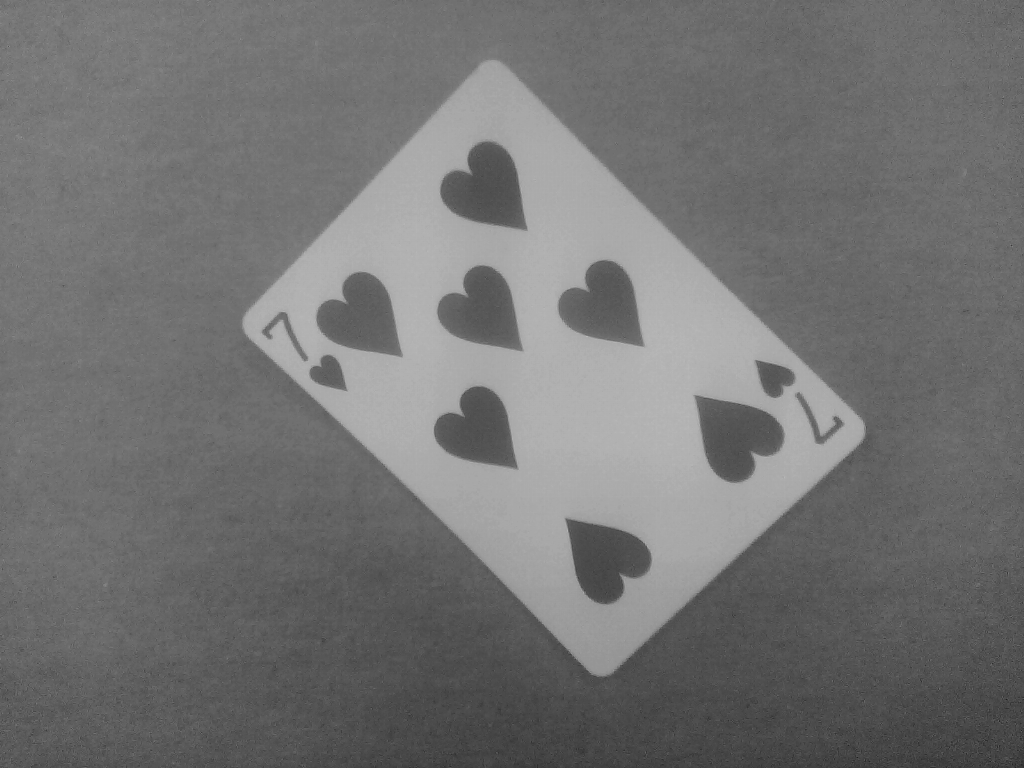
%> input picture 01. HW1/Testimage5.tif, 1024 x 768 px
$ octave Project1.m   (GNU Octave 9; MATLAB toolbox functions it lacks are replaced by stand-ins)
%> lines starting %> are read from the running program, lines starting %| are printed output that depends on the picture; in (x1, y1, x2, y2) boxes, pixels count from 0 and x2, y2 are one past the last pixel; in counts of white or black regions, pixels touching at a corner belong together; the program's own positions count from 1
clc; clear;

%% Read the image
imageName = input('Enter the image name: ', 's');
%> the answer given: Testimage5.tif
image = imread(imageName);
%> image is the input picture: size 768x1024 uint8; min 29, max 185, mean 114.8
imageOrg = image; % Copy of orignal Image
imro = image;
subplot(121)
imshow(image);

%% Binarize the Image
binaryThreshold = 150;
binImage =  binarizeImage(binaryThreshold, image);
%> in binarizeImage, `binImage(image>(threshold)) = 255;`:
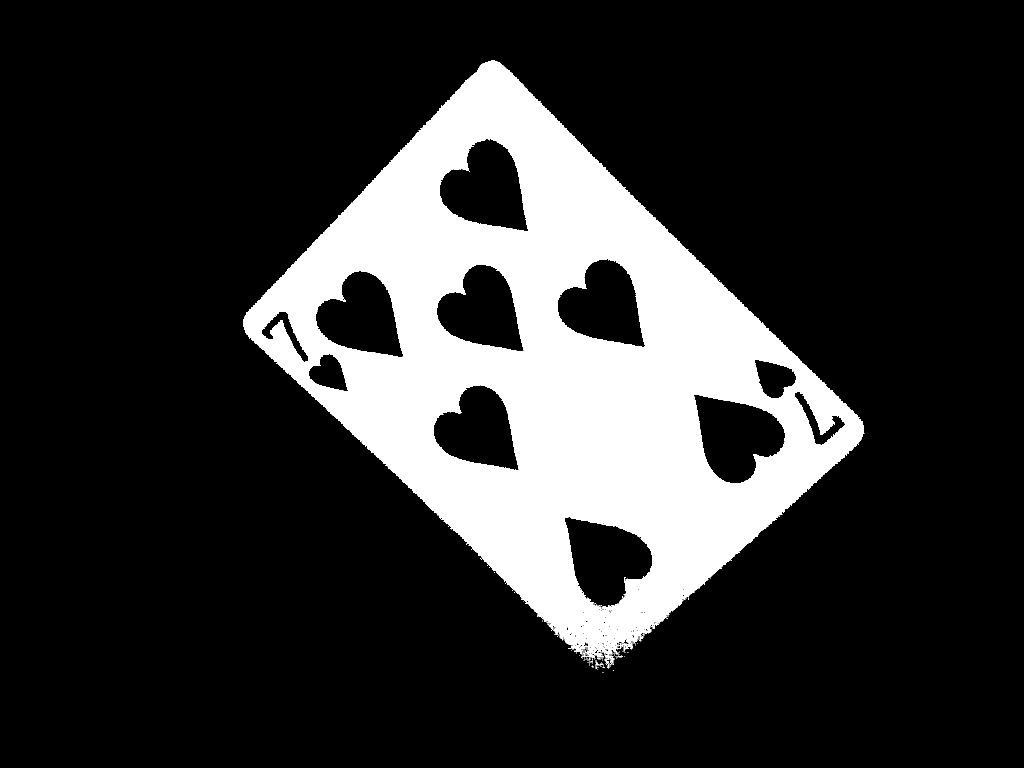
%> binImage: size 768x1024 uint8; min 0, max 255, mean 49.5
imshow(binImage)
% figure
% imshow(imageOrg);

%% Extract the Corners
[row,col] = find(binImage == 255);
%> row = 152204 values from 61 to 671; col = 152204 values from 244 to 864
indices = [row,col];

mins = min(indices);
%> mins = [61 244]
maxs = max(indices);
%> maxs = [671 864]

minY = mins(1);
%> minY = 61
minX = mins(2);
%> minX = 244
maxY = maxs(1);
%> maxY = 671
maxX = maxs(2);
%> maxX = 864

[cornerX, cornerY] = find(binImage(minY,:) == 255);
%> cornerX = [1 1 1 1]; cornerY = [492 493 494 495]
corner1 = [cornerY(1),minY];
%> corner1 = [492 61]

[cornerX, cornerY] = find(binImage(maxY,:) == 255);
%> cornerX = 1; cornerY = 614
corner2 = [cornerY(1),maxY];
%> corner2 = [614 671]

[cornerX, cornerY] = find(binImage(:,minX) == 255);
%> cornerX = [320; 321; 322; 323; 324; 325; 326; 327]; cornerY = [1; 1; 1; 1; 1; 1; 1; 1]
corner3 = [minX,cornerX(1)];
%> corner3 = [244 320]

[cornerX, cornerY] = find(binImage(:,maxX) == 255);
%> cornerX = [426; 427; 428; 429; 430; 431; 432; 433; 434]; cornerY = [1; 1; 1; 1; 1; 1; 1; 1; 1]
corner4 = [maxX,cornerX(1)];
%> corner4 = [864 426]

% [9 lines of commented-out code are left out]

%% Check if image is straight
thresholdDistanceX = 100;
if(abs(corner4(1)-corner2(1))<thresholdDistanceX)

else
    %% Rotate Image
    % angle = atand(abs(corner4(2)-corner2(2))/(corner4(1)-corner2(1)));
    distanceThreshold = 220; % Threshold distance between two adjacent sides
    if(abs(corner4(1)-corner2(1)) < distanceThreshold)
        angle2 = rad2deg(atan2((corner3(2)-corner2(2)),(corner3(1)-corner2(1))));
%         imro = imrotate(imageOrg,90+angle2,'crop');
    else
        angle2 = rad2deg(atan2((corner4(2)-corner2(2)),(corner4(1)-corner2(1))));
%> angle2 = -44.42

    end
    imro = imrotate(imageOrg,90+angle2,'crop');
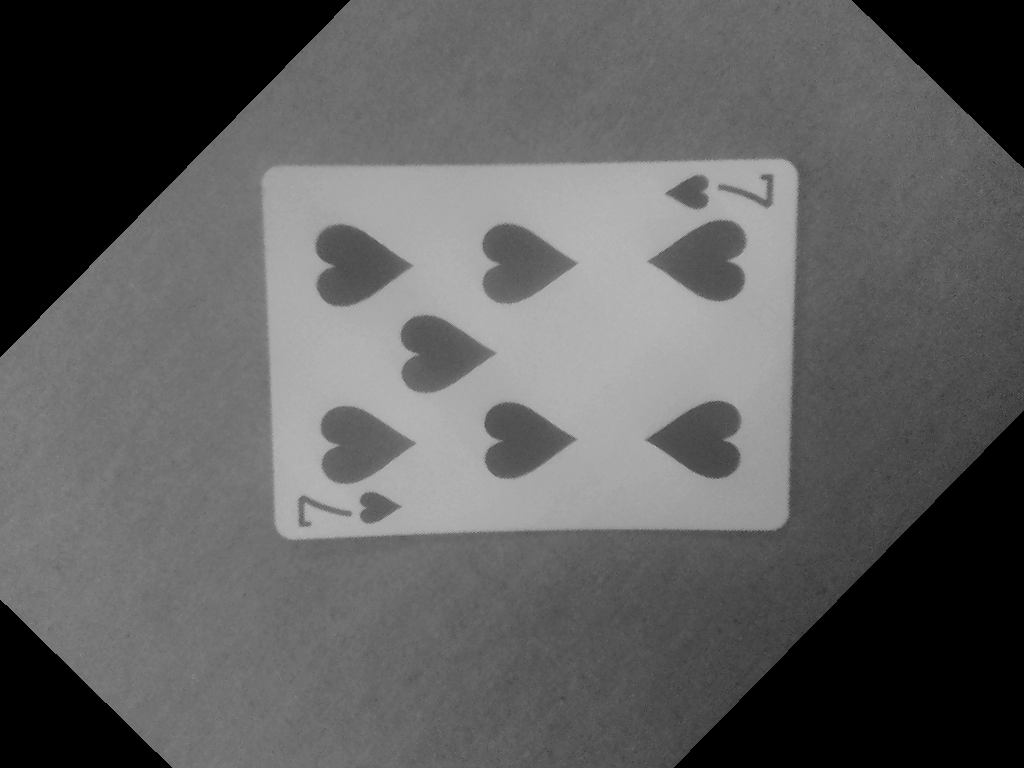
%> imro: size 768x1024 uint8; min 0, max 185, mean 94.8
end

%% Show Rotated image
% figure
% imshow(imro);


%% Binarize rotated image
binImage2 =  binarizeImage(binaryThreshold, imro);
%> call 2 of binarizeImage, with threshold = 150
%> in binarizeImage (call 2), `binImage(image>(threshold)) = 255;`:
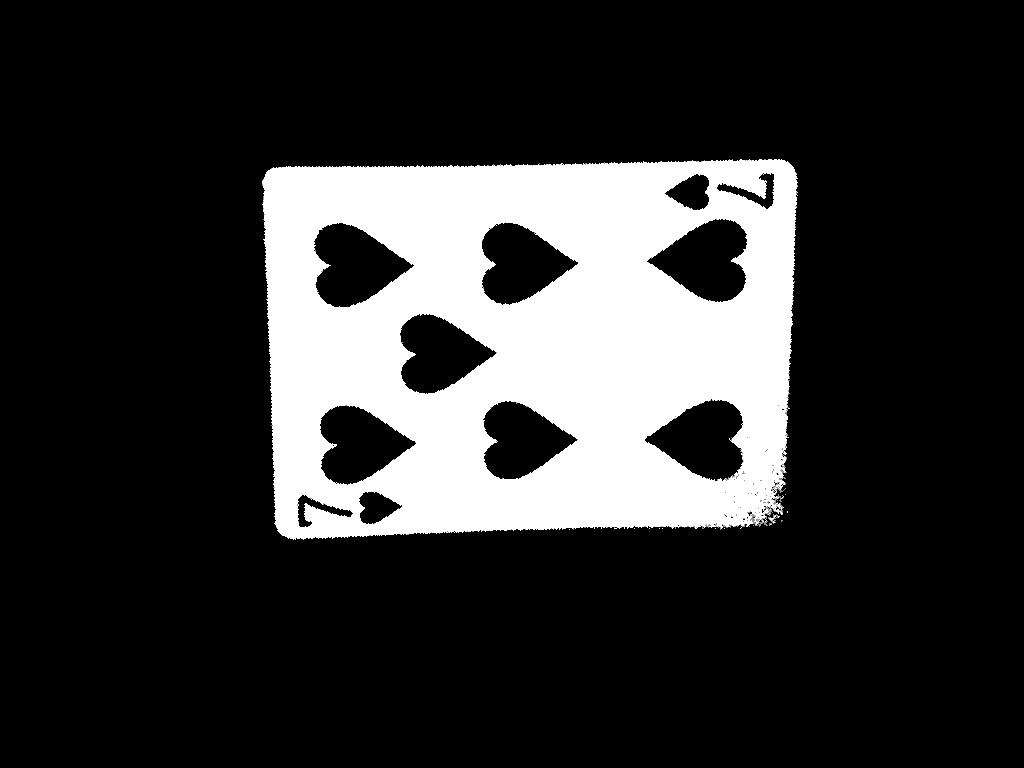
%> binImage: size 768x1024 uint8; min 0, max 255, mean 49.5; mean of the top-left, top-right, bottom-left and bottom-right quarters 53.9, 68.2, 35.8, 40
% figure
% imshow(binImage2);

%% Crop Image
blackRowsXtop = 0;
blackRowsXbottom = 0;
blackRowsYleft = 0;
blackRowsYright = 0;

for i=1:size(binImage2,1)
    if sum(binImage2(i,:) == 255) > 0
        break
    else
        blackRowsXtop = blackRowsXtop+1;
    end
end
%> after the loop, blackRowsXtop = 159
for i=blackRowsXtop:size(binImage2,1)
    if sum(binImage2(i,:) == 255) == 0
        blackRowsXbottom = blackRowsXbottom+1;
    end
end
%> this loop made 610 passes
%> blackRowsXbottom on pass 1: 1
%> after the loop, blackRowsXbottom = 229

for i=1:size(binImage2,2)
    if sum(binImage2(:,i) == 255) > 0
        break
    else
        blackRowsYleft = blackRowsYleft+1;
    end
end
%> after the loop, blackRowsYleft = 262
for i=blackRowsYleft:size(binImage2,2)
    if sum(binImage2(:,i) == 255) == 0
        blackRowsYright = blackRowsYright+1;
    end
end
%> this loop made 763 passes
%> after the loop, blackRowsYright = 227

imageCropped = imro(blackRowsXtop:size(binImage2,1)-blackRowsXbottom,blackRowsYleft:size(binImage2,2)-blackRowsYright);
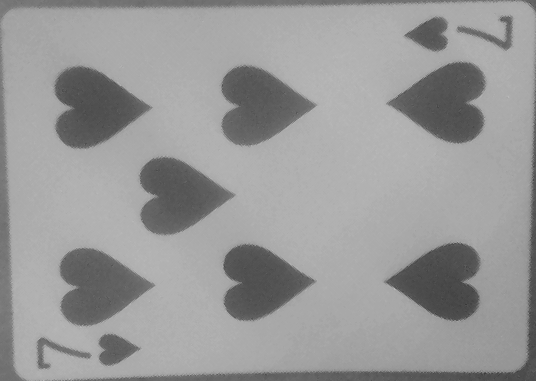
%> imageCropped: size 381x536 uint8; min 57, max 185, mean 152.6
subplot(122);


% imshow(imageCropped);

%% Check if the picture is upside down
black_total_top_half =length(find(imageCropped(1:round(end/2),:) < 100));
%> black_total_top_half = 14712
black_total_bottom_half =length(find(imageCropped(ceil(end/2):end,:) < 100));
%> black_total_bottom_half = 16833

if black_total_bottom_half > black_total_top_half
    imageCropped = imrotate(imageCropped,180,'crop');
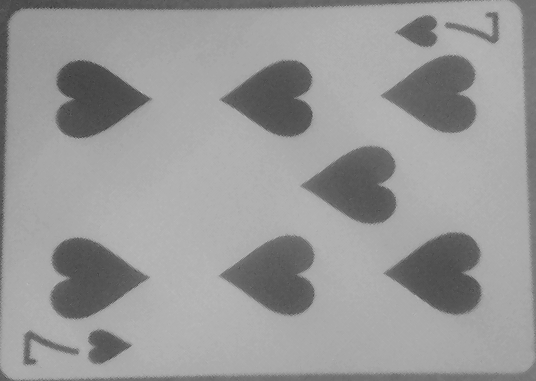
%> imageCropped: size 381x536 uint8; min 57, max 185, mean 152.6; mean of the top-left, top-right, bottom-left and bottom-right quarters 148.8, 151.6, 158.7, 151.3
end
filter_int=@(n)1/(n^2)*ones(n);
imageCropped2 = imageCropped;
imageCropped2 = binarizeImage(100, imageCropped2);
%> call 3 of binarizeImage, with threshold = 100
%> in binarizeImage (call 3), `binImage(image<(threshold)) = 0;`:
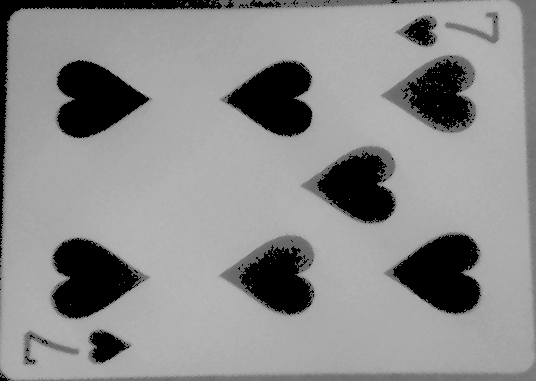
%> binImage: size 381x536 uint8; 15.41% of pixels changed, all inside (x1, y1, x2, y2) = (0, 0, 497, 381)
%> in binarizeImage (call 3), `binImage(image>(threshold)) = 255;`:
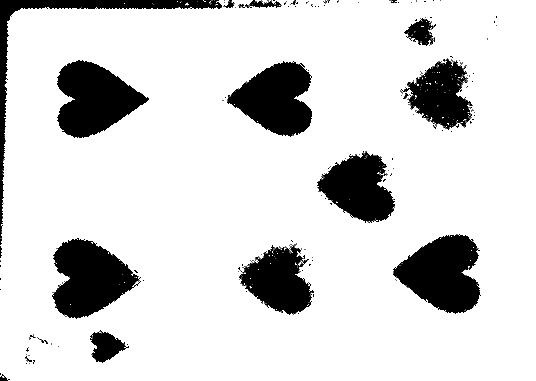
%> binImage: size 381x536 uint8; min 0, max 255, mean 214.9
int_filter_9x9 = filter_int(21);
% imageCropped2 = conv2(imageCropped2,int_filter_9x9,'same');
% imageCropped2 = conv2(imageCropped2,int_filter_9x9,'same');
imageCropped2(1:end,1:end)=255;

binImageCropped =  binarizeImage(100, imageCropped);

[y,x] = find(binImageCropped == 0);
%> y = 31473 values from 1 to 381; x = 31473 values from 1 to 497
p = [y x];

a = size(binImageCropped);
%> a = [381 536]


%% Create new Images
% imwrite(imro,'Testimage4.tif');

%% Functions
function binImage =  binarizeImage(threshold, image)
    binImage = image;
    binImage(image<(threshold)) = 0;
    binImage(image>(threshold)) = 255;
end
